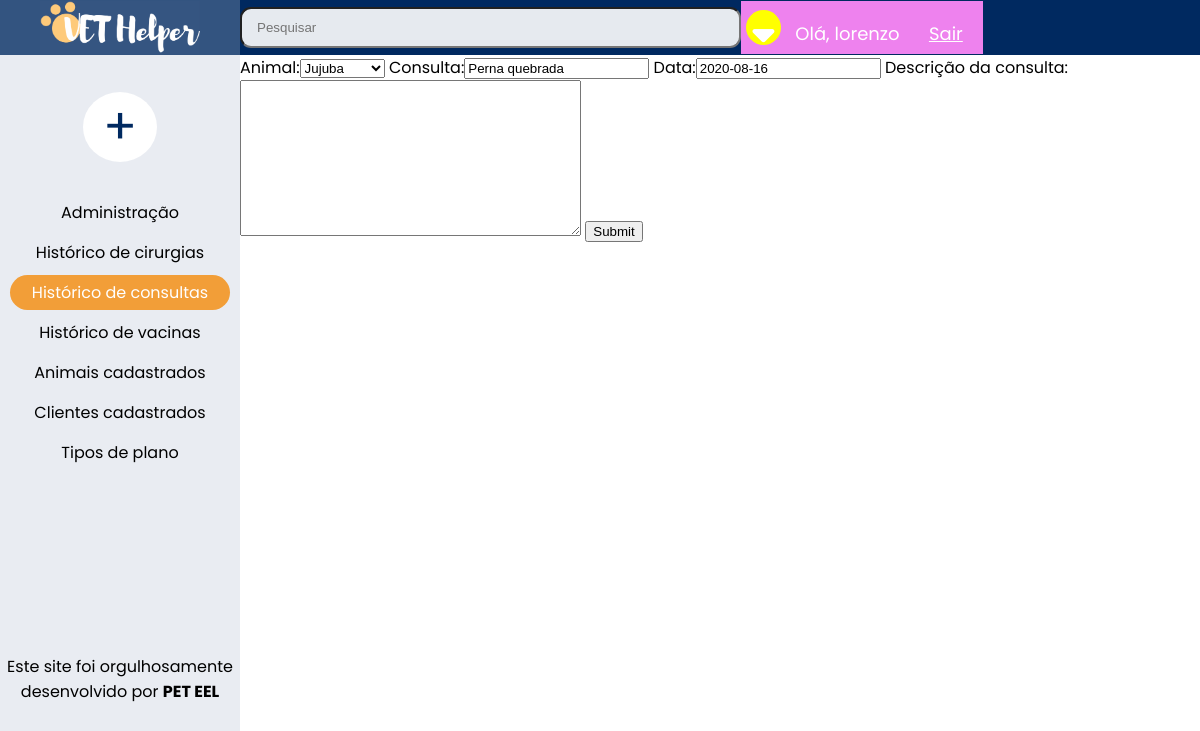
The page /atualizar_consulta/3/ (signed in) on the database its author committed.
### clientes/models.py (models this page shows, shortened)
class Animal(models.Model):#animal
    animal = models.CharField(max_length=255)
    especie = models.CharField(verbose_name='Espécie', max_length=255, blank=True)
    raca = models.CharField(verbose_name='Raça', max_length=255)
    peso = models.CharField(max_length=255, blank=True)
    data_nascimento = models.DateField(verbose_name='Data de nascimento', blank=True)
    sexo = models.CharField(max_length=255, blank=True)
    pelagem = models.CharField(max_length=255, blank=True)
    porte = models.CharField(max_length=255, blank=True)
    microchip_numero = models.CharField(verbose_name='Número do Microchip', max_length=255, blank=True)
    microchip_local = models.CharField(verbose_name='Localização do Microchip',max_length=255, blank=True)
    data_criacao = models.DateTimeField(verbose_name='Data de criação', default=timezone.now)
    descricao = models.TextField(verbose_name='Descrição', blank=True)
    plano = models.ForeignKey(Plano, on_delete=models.CASCADE)
    tutor = models.ForeignKey(Tutor, on_delete=models.CASCADE)
    mostrar = models.BooleanField(default=True)
    class Meta:
        verbose_name = 'Animal'
        verbose_name_plural = 'Animais'
    def __str__(self):
        return self.animal

class Consulta(models.Model):
    animal = models.ForeignKey(Animal, on_delete=models.CASCADE, blank=True)
    consulta = models.CharField(max_length=255, blank=True, default=' - ')
    data = models.DateField(default=timezone.now)
    descricao_da_consulta = models.TextField(verbose_name='Descrição da consulta', blank=True)

### clientes/views.py (the view)
# urls.py: path('atualizar_consulta/<str:pk>/', views.atualizarConsulta, name='atualizar_consulta'),
@login_required(login_url='login')
def atualizarConsulta(request, pk):
    consulta = Consulta.objects.get(id=pk)
    form = ConsultaForm(instance=consulta)
    if request.method == 'POST':
        form = ConsultaForm(request.POST, instance=consulta)
        if form.is_valid():
            form.save()
            return redirect('consulta')
    context = {'form':form}
    return render(request, 'clientes/consulta_form.html', context)

### clientes/forms.py
class ConsultaForm(ModelForm):
    class Meta:
        model = Consulta
        fields = '__all__'

### clientes/templates/clientes/consulta_form.html (shortened to what this page needs)
{% extends 'base.html' %}
{% block conteudo-esquerda %}
<div class="home_page-esquerda">
    <section class="botao" style="margin-top: 35px;">
        <a class="botao-esquerda" href="#">+</a>
    </section>
    <section>
        <a class="links-principais" href="{% url 'admin:index' %}">Administração</a>
    </section>
    <section>
        <a class="links-principais" href="{% url 'cirurgia' %}">Histórico de cirurgias</a>
    </section>
    <section>
        <a class="links-principais-especial" href="{% url 'consulta' %}">Histórico de consultas</a>
    </section>
    <section>
        <a class="links-principais" href="{% url 'vacina' %}">Histórico de vacinas</a>
    </section>
    <section>
        <a class="links-principais" href="{% url 'index' %}">Animais cadastrados</a>
    </section>
    <section>
        <a class="links-principais" href="{% url 'clientes' %}">Clientes cadastrados</a>
    </section>
    <section>
        <a class="links-principais" href="#">Tipos de plano</a>
    </section>
</div>
{% endblock %}
{%block conteudo-direita%}
<form action = "" method="POST">
    {{form}}
    <input type="submit" name="Criar">
</form>
{% endblock%}

### templates/parciais/_nav.html (shortened to what this page needs)
{% load static %}
<head>
    <div class="navbar">
        <div class="navbar-esquerda">
            <a href="{% url 'index' %}"></a>
        </div>
        <input type="text" placeholder="Pesquisar">
        <div class="navbar-direita">
            <a href="#" class="fa fa-sort-down"></a>
            <span class='hello-msg'>Olá, {{request.user}}</span>
            <span> <a class='hello-msg' href='{% url "logout" %}'> Sair </a></span>
        </div>
    </div>
</head>

### templates/static/CSS/style.css (style rules this page uses)
body { font-family: Poppins; margin: 0; background-color: white; font-size: 16px; height: 100%; width: 100%; }
.navbar { background-color: #002960; position: fixed; overflow: hidden; top: 0; width: 100%; display: flex; height: 55px; align-items: center; }
.navbar-esquerda { width: 20%; height: 100%; background-image: url(logo.png); background-size: 160px; background-position: center; background-repeat: no-repeat; margin: 0; padding: 0; }
.navbar-esquerda a { margin-left: auto; margin-right: auto; padding: 50%; }
.navbar-direita { font-size: 35px; align-items: center; background-color: violet; margin-top: auto; margin-bottom: auto; }
.navbar input { width: 40%; height: 35px; border-radius: 11px; background-image: url(search.png); background-size: 22px; background-position: 530px 7px; background-repeat: no-repeat; padding-left: 15px; background-color: rgba(255, 255, 255, 0.9); }
.fa-sort-down { text-decoration: none; background-color: yellow; border-radius: 50%; height: 35px; width: 35px; text-align: center; color: white; margin: 5px; }
.home_page-esquerda { text-align: center; }
.home_page-esquerda a { text-decoration: none; }
.home_page-esquerda section { padding: 0px; margin-top: 15px; margin-bottom: 25px; }
.botao { position: relative; display: inline-block; }
.botao-esquerda { border-radius: 50%; background-color: white; padding-top: 0; padding-bottom: 0; padding-left: 20px; padding-right: 20px; font-size: 50px; color: #002960; }
.links-principais { color: black; display: block; border-radius: 25px; padding: 5px; margin-top: -10px; margin-bottom: -20px; margin-left: 10px; margin-right: 10px; }
.links-principais-especial { color: white; display: block; border-radius: 25px; padding: 5px; margin-top: -10px; margin-bottom: -20px; margin-left: 10px; margin-right: 10px; background-color: #F29E38; }

### templates/parciais/_nav.html (style rules this page uses)
.hello-msg { font-size: 18px; color: white; margin-right: 20px; }

### rows shown on the page
Animal: animal "Jujuba"
Consulta: consulta "Perna quebrada", data "2020-08-16"

### other values the page prints
{{ request.user }} "lorenzo"
